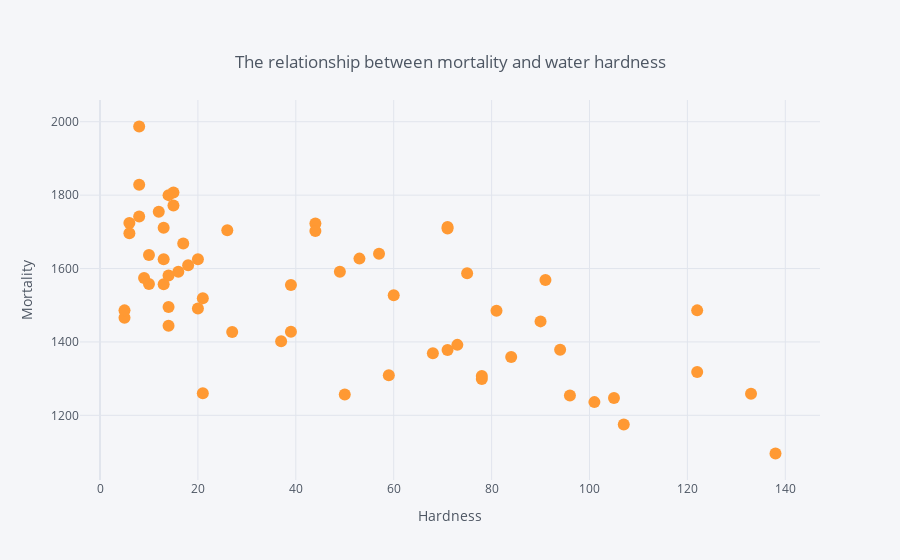

The code cell stored with this chart in its notebook:
### Markdown cell above
Гипотеза - cмертность меньше там, где вода мягче.

### Code cell
df.iplot(kind = 'scatter', x='hardness', y='mortality', xTitle='Hardness', yTitle='Mortality', mode='markers', 
         title={'text': 'The relationship between mortality and water hardness', 'y':0.9, 'x':0.5, 'xanchor': 'center', 'yanchor': 'top'})

### Figure 1 — Plotly figure (JSON) as saved in the notebook; plotly's stock layout.template omitted (floating-point values rounded to 4 significant figures)
{"data": [{"line": {"color": "rgba(255, 153, 51, 1.0)", "dash": "solid", "shape": "linear", "width": 1.3}, "marker": {"size": 12, "symbol": "circle"}, "mode": "markers", "name": "mortality", "text": "", "type": "scatter", "x": [105, 17, 5, 14, 18, 10, 15, 78, 10, 84, 73, 12, 21, 78, 96, 20, 39, 39, 122, 21, 44, 94, 8, 9, 91, 138, 16, 37, 15, 8, 26, 44, 14, 59, 133, 27, 6, 107, 5, 90, 6, 101, 13, 14, 49, 8, 14, 68, 50, 75, 71, 13, 57, 71, 13, 20, 60, 53, 122, 81, 71], "y": [1247, 1668, 1466, 1800, 1609, 1558, 1807, 1299, 1637, 1359, 1392, 1755, 1519, 1307, 1254, 1491, 1555, 1428, 1318, 1260, 1723, 1379, 1742, 1574, 1569, 1096, 1591, 1402, 1772, 1828, 1704, 1702, 1581, 1309, 1259, 1427, 1724, 1175, 1486, 1456, 1696, 1236, 1711, 1444, 1591, 1987, 1495, 1369, 1257, 1587, 1713, 1557, 1640, 1709, 1625, 1625, 1527, 1627, 1486, 1485, 1378]}], "layout": {"legend": {"bgcolor": "#F5F6F9", "font": {"color": "#4D5663"}}, "paper_bgcolor": "#F5F6F9", "plot_bgcolor": "#F5F6F9", "title": {"font": {"color": "#4D5663"}, "text": "The relationship between mortality and water hardness", "x": 0.5, "xanchor": "center", "y": 0.9, "yanchor": "top"}, "xaxis": {"gridcolor": "#E1E5ED", "showgrid": true, "tickfont": {"color": "#4D5663"}, "title": {"font": {"color": "#4D5663"}, "text": "Hardness"}, "zerolinecolor": "#E1E5ED"}, "yaxis": {"gridcolor": "#E1E5ED", "showgrid": true, "tickfont": {"color": "#4D5663"}, "title": {"font": {"color": "#4D5663"}, "text": "Mortality"}, "zerolinecolor": "#E1E5ED"}}}
